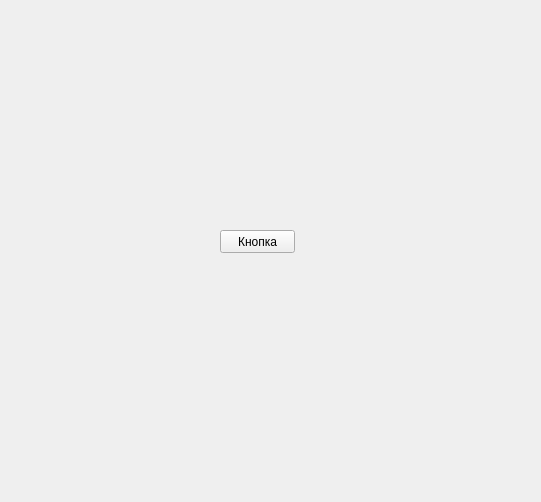
<?xml version="1.0" encoding="UTF-8"?>
<ui version="4.0">
 <class>Form</class>
 <widget class="QWidget" name="Form">
  <property name="geometry">
   <rect>
    <x>0</x>
    <y>0</y>
    <width>541</width>
    <height>502</height>
   </rect>
  </property>
  <property name="windowTitle">
   <string>Form</string>
  </property>
  <widget class="QPushButton" name="pushButton">
   <property name="geometry">
    <rect>
     <x>220</x>
     <y>230</y>
     <width>75</width>
     <height>23</height>
    </rect>
   </property>
   <property name="text">
    <string>Кнопка</string>
   </property>
  </widget>
 </widget>
 <resources/>
 <connections/>
</ui>
